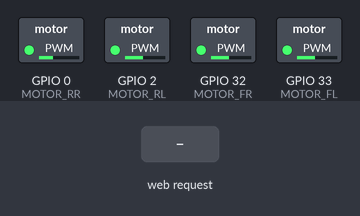
A sketch run on a simulated ESP32. On the bench: switched loads named in the sketch (green lamp = pin HIGH). Inputs (shaded band) come from the test bench. WiFi joins after 1.5 s; servers stay silent unless stated; the camera gives no picture; what the sketch prints to the serial monitor is not drawn.

Above: at 3.0 s.
3.1 s: HTTP request GET /joystick1?x=1&y=1&x2=1 received
At 4.3 s:
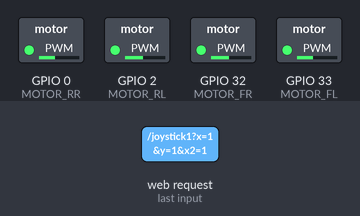
4.6 s: HTTP request GET /joystick1?x=120&y=120&x2=120 received
At 5.4 s:
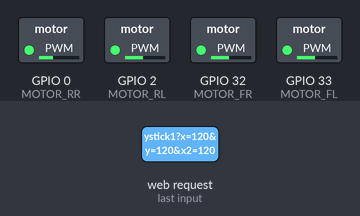
Timing chart, 0 to 7.6 s (numbered marks = the images above; inputs shaded):
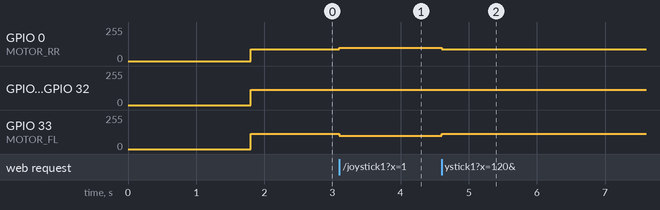

The sketch:

ESP32CamQuadcopter.ino
```cpp
#include <WiFi.h>
#include <WebServer.h>
#include "esp_camera.h"

// Camera pin definitions
#define PWDN_GPIO_NUM    -1
#define RESET_GPIO_NUM   -1
#define XCLK_GPIO_NUM    21
#define SIOD_GPIO_NUM    26
#define SIOC_GPIO_NUM    27

#define Y9_GPIO_NUM      35
#define Y8_GPIO_NUM      34
#define Y7_GPIO_NUM      39
#define Y6_GPIO_NUM      36
#define Y5_GPIO_NUM      19
#define Y4_GPIO_NUM      18
#define Y3_GPIO_NUM       5
#define Y2_GPIO_NUM       4
#define VSYNC_GPIO_NUM   25
#define HREF_GPIO_NUM    23
#define PCLK_GPIO_NUM    22

const char* ssid = "AlBros Sarijadi";           // Your WiFi SSID
const char* password = "02175907227";   // Your WiFi Password

WebServer server(80);  // Create a web server on port 80

// Variables to hold joystick values
int x = 127, y = 127, x2 = 127, y2 = 127;

#define MOTOR_FR    32
#define MOTOR_FL    33
#define MOTOR_RR    0
#define MOTOR_RL    2
int MOTOR_FR_VAL = 0 ;
int MOTOR_FL_VAL = 0 ;
int MOTOR_RR_VAL = 0 ;
int MOTOR_RL_VAL = 0 ;

// Function to initialize the camera
void startCamera() {
  camera_config_t config;
  config.ledc_channel = LEDC_CHANNEL_0;
  config.ledc_timer = LEDC_TIMER_0;
  config.pin_d0 = Y2_GPIO_NUM;
  config.pin_d1 = Y3_GPIO_NUM;
  config.pin_d2 = Y4_GPIO_NUM;
  config.pin_d3 = Y5_GPIO_NUM;
  config.pin_d4 = Y6_GPIO_NUM;
  config.pin_d5 = Y7_GPIO_NUM;
  config.pin_d6 = Y8_GPIO_NUM;
  config.pin_d7 = Y9_GPIO_NUM;
  config.pin_xclk = XCLK_GPIO_NUM;
  config.pin_pclk = PCLK_GPIO_NUM;
  config.pin_vsync = VSYNC_GPIO_NUM;
  config.pin_href = HREF_GPIO_NUM;
  config.pin_sccb_sda = SIOD_GPIO_NUM;
  config.pin_sccb_scl = SIOC_GPIO_NUM;
  config.pin_pwdn = PWDN_GPIO_NUM;
  config.pin_reset = RESET_GPIO_NUM;
  config.xclk_freq_hz = 20000000;
  config.pixel_format = PIXFORMAT_JPEG;

  if (psramFound()) {
    config.frame_size = FRAMESIZE_QQVGA;
    config.jpeg_quality = 10;
    config.fb_count = 2;
  } else {
    config.frame_size = FRAMESIZE_QVGA;
    config.jpeg_quality = 12;
    config.fb_count = 1;
  }

  // Init camera
  esp_err_t err = esp_camera_init(&config);
  if (err != ESP_OK) {
    Serial.printf("Camera init failed with error 0x%x", err);
    return;
  }
}

// Function to handle streaming the camera feed
void handleStream() {
  camera_fb_t * fb = NULL;
  fb = esp_camera_fb_get();
  if (!fb) {
    Serial.println("Camera capture failed");
    server.send(503, "text/plain", "Camera capture failed");
    return;
  }
  server.send_P(200, "image/jpeg", (const char *)fb->buf, fb->len);
  esp_camera_fb_return(fb);
}

// Define the endpoint for joystick 1
void handleJoystick1() {
  if (server.hasArg("x") && server.hasArg("y")) {
    x = server.arg("x").toInt();
    y = server.arg("y").toInt();
    Serial.print("Joystick 1 - X: ");
    Serial.print(x);
    Serial.print(" Y: ");
    Serial.println(y);

    // Add code here to handle quadcopter movement using x and y values
  }
  server.send(200, "text/plain", "Joystick 1 values received");
}

// Define the endpoint for joystick 2
void handleJoystick2() {
  if (server.hasArg("x2") && server.hasArg("y2")) {
    x2 = server.arg("x2").toInt();
    y2 = server.arg("y2").toInt();
    Serial.print("Joystick 2 - X2: ");
    Serial.print(x2);
    Serial.print(" Y2: ");
    Serial.println(y2);

    // Add code here to handle quadcopter movement using x2 and y2 values
  }
  server.send(200, "text/plain", "Joystick 2 values received");
}

// Function to serve the main webpage
void handleRoot() {
  String html = R"rawliteral(
<!DOCTYPE html>
<html lang="en">
<head>
  <meta charset="UTF-8">
  <meta name="viewport" content="width=device-width, initial-scale=1.0, user-scalable=no">
  <title>Quadcopter Controller</title>
  <style>
    body {
      font-family: Arial, sans-serif;
      text-align: center;
      margin: 0;
      padding-top: 20px;
      background-color: #f0f0f0;
    }
    table {
      margin-left: auto;
      margin-right: auto;
    }
    td {
      padding: 8px;
    }
    .button {
      background-color: #000000;
      border: none;
      color: white;
      padding: 10px 20px;
      text-align: center;
      display: inline-block;
      font-size: 18px;
      margin: 6px 3px;
      cursor: pointer;
      user-select: none;
    }
    .joystick-container {
      display: flex;
      justify-content: space-around;
      margin-bottom: 20px;
      flex-wrap: wrap;
    }
    .joystick {
      width: 120px;
      height: 120px;
      background-color: #ddd;
      border-radius: 50%;
      position: relative;
      border: 2px solid #333;
    }
    .joystick-handle {
      width: 40px;
      height: 40px;
      background-color: #333;
      border-radius: 50%;
      position: absolute;
      top: 50%;
      left: 50%;
      transform: translate(-50%, -50%);
    }
    img {
      width: 100%;
      max-width: 100%;
      height: auto;
      border: 2px solid #333;
      border-radius: 10px;
    }
  </style>
</head>
<body>
  <h1>Personal Unmanned Aerial System</h1>

  <!-- Video Stream -->
  <img src="" id="photo" alt="Video Stream">

  <!-- Joystick Controls -->
  <div class="joystick-container">
    <div class="joystick" id="joystick1">
      <div class="joystick-handle"></div>
    </div>
    <div class="joystick" id="joystick2">
      <div class="joystick-handle"></div>
    </div>
  </div>

  <table>
    <tr><td align="center"><button class="button" onmousedown="toggleCheckbox('forward');" ontouchstart="toggleCheckbox('forward');">Forward</button></td></tr>
    <tr><td align="center"><button class="button" onmousedown="toggleCheckbox('stop');" ontouchstart="toggleCheckbox('stop');">Stop</button></td></tr>
  </table>

  <script>
    // Joystick 1 (x, y values from 0 to 255)
    const joystick1 = document.getElementById('joystick1');
    const joystickHandle1 = joystick1.querySelector('.joystick-handle');
    let joystick1Position = { x: 127, y: 127 };

    joystick1.addEventListener('touchmove', function (event) {
      const touch = event.touches[0];
      const rect = joystick1.getBoundingClientRect();
      let x = touch.clientX - rect.left - joystick1.offsetWidth / 2;
      let y = touch.clientY - rect.top - joystick1.offsetHeight / 2;

      const radius = joystick1.offsetWidth / 2 - joystickHandle1.offsetWidth / 2;
      const distance = Math.sqrt(x * x + y * y);

      if (distance > radius) {
        x = (x / distance) * radius;
        y = (y / distance) * radius;
      }

      joystickHandle1.style.transform = `translate(${x}px, ${y}px)`;
      joystick1Position.x = Math.round((x / radius + 1) * 127.5);
      joystick1Position.y = Math.round((y / radius + 1) * 127.5);

      sendJoystickData(joystick1Position.x, joystick1Position.y);
    });

    // Keep y value on release
    joystick1.addEventListener('touchend', function () {
      joystickHandle1.style.transform = `translate(-50%, ${joystick1Position.y}px)`;
      joystick1Position.x = 127; // x resets to center
      sendJoystickData(joystick1Position.x, joystick1Position.y);
    });

    // Joystick 2 (x2, y2 values from 0 to 255)
    const joystick2 = document.getElementById('joystick2');
    const joystickHandle2 = joystick2.querySelector('.joystick-handle');
    let joystick2Position = { x: 127, y: 127 };

    joystick2.addEventListener('touchmove', function (event) {
      const touch = event.touches[0];
      const rect = joystick2.getBoundingClientRect();
      let x = touch.clientX - rect.left - joystick2.offsetWidth / 2;
      let y = touch.clientY - rect.top - joystick2.offsetHeight / 2;

      const radius = joystick2.offsetWidth / 2 - joystickHandle2.offsetWidth / 2;
      const distance = Math.sqrt(x * x + y * y);

      if (distance > radius) {
        x = (x / distance) * radius;
        y = (y / distance) * radius;
      }

      joystickHandle2.style.transform = `translate(${x}px, ${y}px)`;
      joystick2Position.x = Math.round((x / radius + 1) * 127.5);
      joystick2Position.y = Math.round((y / radius + 1) * 127.5);

      sendJoystickData2(joystick2Position.x, joystick2Position.y);
    });

    // Keep y2 value on release
    joystick2.addEventListener('touchend', function () {
      joystickHandle2.style.transform = `translate(-50%, ${joystick2Position.y}px)`;
      joystick2Position.x = 127; // x resets to center
      sendJoystickData2(joystick2Position.x, joystick2Position.y);
    });

    // Send joystick data to the server
    function sendJoystickData(x, y) {
      const xHttp = new XMLHttpRequest();
      xHttp.open("GET", `/joystick1?x=${x}&y=${y}`, true);
      xHttp.send();
    }

    function sendJoystickData2(x2, y2) {
      const xHttp = new XMLHttpRequest();
      xHttp.open("GET", `/joystick2?x2=${x2}&y2=${y2}`, true);
      xHttp.send();
    }

    // Function to refresh the video stream
    function refreshPhoto() {
      const photo = document.getElementById('photo');
      photo.src = '/stream?' + new Date().getTime(); // Add timestamp to avoid caching
    }
    setInterval(refreshPhoto, 100); // Refresh every 100ms
  </script>
</body>
</html>
)rawliteral";
  server.send(200, "text/html", html);
}

void setup() {
  Serial.begin(115200);
  startCamera();

  // Connect to Wi-Fi
  WiFi.begin(ssid, password);
  while (WiFi.status() != WL_CONNECTED) {
    delay(500);
    Serial.print(".");
  }
  Serial.println("Connected to Wi-Fi!");

  // Set up server routes
  server.on("/", handleRoot);
  server.on("/stream", handleStream);
  server.on("/joystick1", handleJoystick1);
  server.on("/joystick2", handleJoystick2);
  server.begin();
  Serial.println("HTTP server started!");
}

void loop() {
  server.handleClient();
  MOTOR_FR_VAL = (0.85*y2)-(0.05*x)+(0.05*y)+(0.05*x2);
  MOTOR_FL_VAL = (0.85*y2)+(0.05*x)+(0.05*y)-(0.05*x2);
  MOTOR_RR_VAL = (0.85*y2)-(0.05*x)-(0.05*y)-(0.05*x2);
  MOTOR_RL_VAL = (0.85*y2)+(0.05*x)-(0.05*y)+(0.05*x2);

  analogWrite(MOTOR_FR, MOTOR_FR_VAL);//put on void loop
  analogWrite(MOTOR_FL, MOTOR_FL_VAL);//put on void loop
  analogWrite(MOTOR_RR, MOTOR_RR_VAL);//put on void loop
  analogWrite(MOTOR_RL, MOTOR_RL_VAL);//put on void loop
}
```

Measured:
- after the input at 3.1 s, GPIO 0 (MOTOR_RR): 88/255 → 101/255 at once; GPIO 33 (MOTOR_FL): 114/255 → 101/255 at once
- after the input at 4.6 s, GPIO 0 (MOTOR_RR): 101/255 → 89/255 at once; GPIO 33 (MOTOR_FL): 101/255 → 113/255 at once
